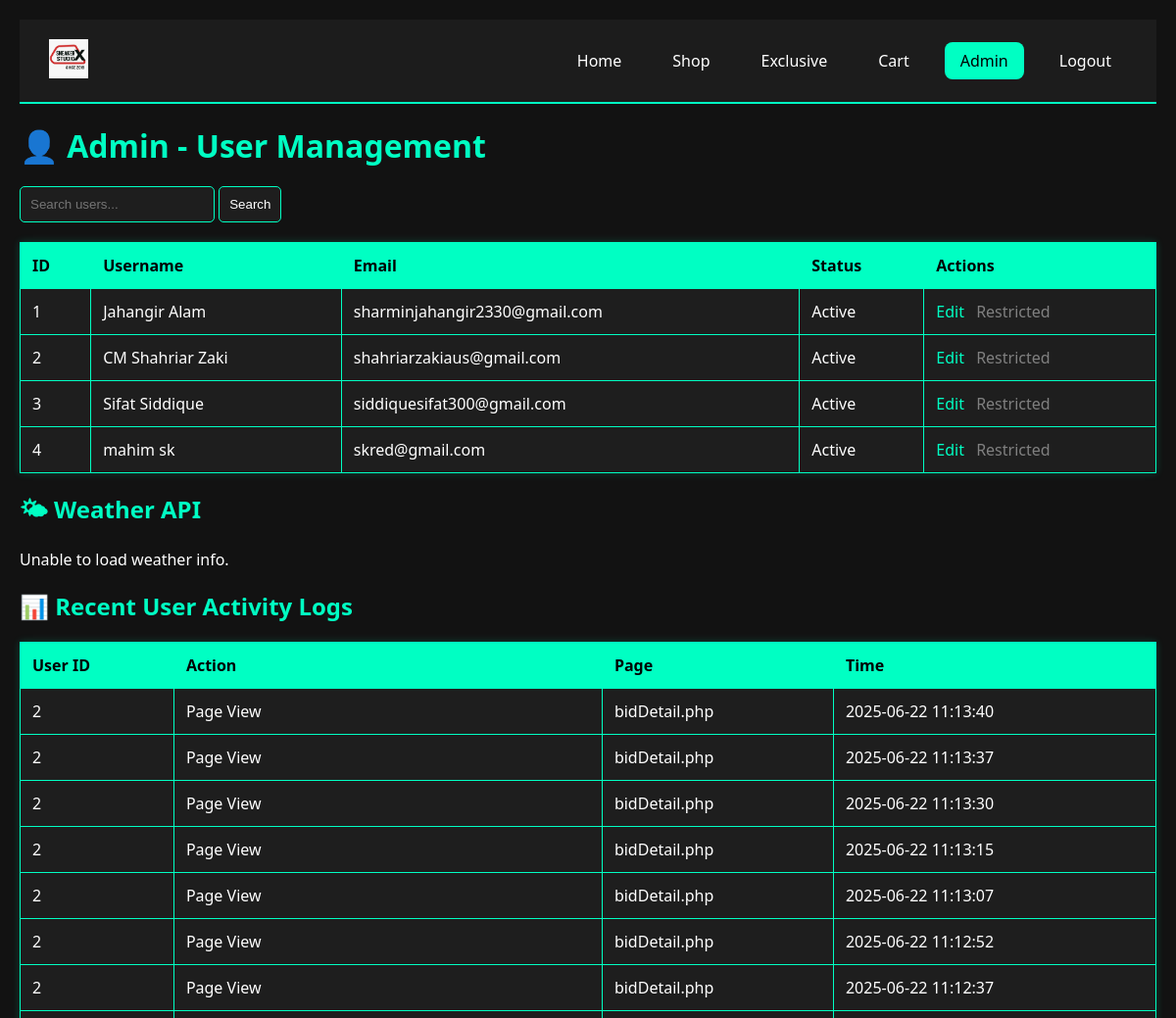
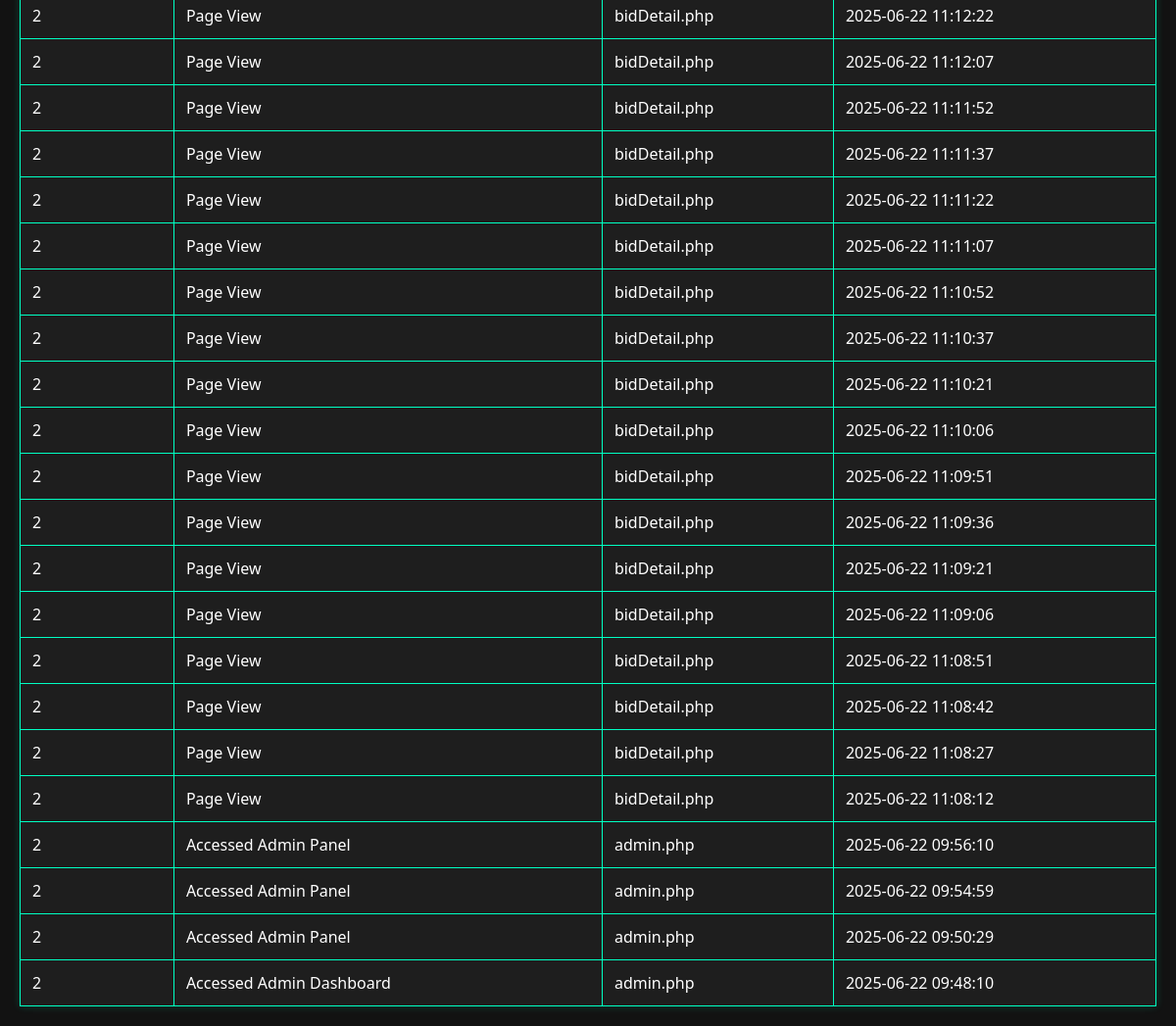
The page /ecom/admin.php (signed in) on the database its author committed (2 pictures, top to bottom).
### tables this page shows
CREATE TABLE `users` (
  `user_id` int(11) NOT NULL,
  `username` varchar(50) NOT NULL,
  `email` varchar(100) NOT NULL,
  `fullname` varchar(50) NOT NULL,
  `shippingaddress` varchar(5000) NOT NULL,
  `password_hash` varchar(255) NOT NULL,
  `profile_image` varchar(255) DEFAULT NULL,
  `theme_preference` enum('light','dark') DEFAULT 'light',
  `is_archived` tinyint(1) DEFAULT 0,
  `failed_logins` int(11) DEFAULT 0,
  `account_locked_until` datetime DEFAULT NULL,
  `created_at` timestamp NOT NULL DEFAULT current_timestamp(),
  `user_type` varchar(50) NOT NULL
);

### ecom/admin.php (the view, shortened to what this page needs)
<?php
require_once 'db.php';
$search = $_GET['search'] ?? '';
$current_user_role = $_SESSION['user_type'];
$stmt = $pdo->prepare("SELECT * FROM users WHERE username LIKE ?");
$stmt->execute(["%$search%"]);
$users = $stmt->fetchAll();
$stmt = $pdo->query("SELECT * FROM user_logs ORDER BY timestamp DESC LIMIT 100");
$logs = $stmt->fetchAll();
?>
<!DOCTYPE html>
<html lang="en">
<head>
  <link rel="stylesheet" href="css/admin.css">
</head>
<body>
<section id="header">
  <a href="index.php"><img src="img/logo.jpg" alt="Logo"></a>
  <ul id="navbar">
    <li><a href="index.php">Home</a></li>
    <li><a href="shop.php">Shop</a></li>
    <li><a href="exclusive.php">Exclusive</a></li>
    <li><a href="cart.php">Cart</a></li>
    <li><a href="admin.php" class="active">Admin</a></li>
    <li><a href="logout.php">Logout</a></li>
  </ul>
</section>
<h1>👤 Admin - User Management</h1>
<form method="get">
  <input type="text" name="search" placeholder="Search users..." value="<?= htmlspecialchars($search) ?>">
  <button type="submit">Search</button>
</form>
<table>
  <tr><th>ID</th><th>Username</th><th>Email</th><th>Status</th><th>Actions</th></tr>
  <?php foreach ($users as $user): ?>
    <tr>
      <td><?= $user['user_id'] ?></td>
      <td><?= htmlspecialchars($user['username']) ?></td>
      <td><?= htmlspecialchars($user['email']) ?></td>
      <td><?= $user['is_archived'] ? 'Banned' : 'Active' ?></td>
      <td>
        <a href="editUser.php?id=<?= $user['user_id'] ?>">Edit</a>
        <?php if ($current_user_role === 'superadmin'): ?>
          <?php if ($user['is_archived']): ?>
            <a href="unbanUser.php?id=<?= $user['user_id'] ?>">Unban</a>
          <?php else: ?>
            <a href="banUser.php?id=<?= $user['user_id'] ?>">Ban</a>
          <?php endif; ?>
        <?php else: ?>
          <span style="color:gray;">Restricted</span>
        <?php endif; ?>
      </td>
    </tr>
  <?php endforeach; ?>
</table>
<h2>🌤 Weather API</h2>
<?php
$apiKey = 'e7fda8a796e44609998100816252206';
$location = 'Melbourne';
$response = @file_get_contents("https://api.weatherapi.com/v1/current.json?key=$apiKey&q=$location");
$data = json_decode($response, true);
?>
<div>
  <?php if ($data && isset($data['current'])): ?>
    <p><strong>Location:</strong> <?= htmlspecialchars($data['location']['name']) ?></p>
    <p><strong>Temperature:</strong> <?= $data['current']['temp_c'] ?>°C</p>
    <p><strong>Condition:</strong> <?= htmlspecialchars($data['current']['condition']['text']) ?></p>
  <?php else: ?>
    <p>Unable to load weather info.</p>
  <?php endif; ?>
</div>
<h2>📊 Recent User Activity Logs</h2>
<table>
  <tr><th>User ID</th><th>Action</th><th>Page</th><th>Time</th></tr>
  <?php foreach ($logs as $log): ?>
    <tr>
      <td><?= $log['user_id'] ?></td>
      <td><?= htmlspecialchars($log['action']) ?></td>
      <td><?= htmlspecialchars($log['page']) ?></td>
      <td><?= $log['timestamp'] ?></td>
    </tr>
  <?php endforeach; ?>
</table>
</body>
</html>

### ecom/css/admin.css (style rules this page uses)
body { font-family: 'Segoe UI', Tahoma, Geneva, Verdana, sans-serif; background-color: #121212; color: #ffffff; padding: 20px; margin: 0; }
h1, h2, h3 { color: #00ffc3; margin-bottom: 10px; }
table { width: 100%; border-collapse: collapse; margin-top: 20px; background-color: #1e1e1e; box-shadow: 0 0 8px rgba(0, 255, 195, 0.2); }
table, th, td { border: 1px solid #00ffc3; }
th, td { padding: 12px; text-align: left; }
th { background-color: #00ffc3; color: #000; }
td a { color: #00ffc3; text-decoration: none; margin-right: 8px; }
input[type="text"], button { padding: 10px; border-radius: 5px; border: 1px solid #00ffc3; background-color: #1e1e1e; color: white; margin-top: 10px; }
button { cursor: pointer; }
#header { display: flex; justify-content: space-between; align-items: center; background: #1c1c1c; padding: 15px 30px; border-bottom: 2px solid #00ffc3; }
#header img { height: 40px; }
#navbar { list-style: none; display: flex; gap: 20px; }
#navbar li { display: inline; }
#navbar a { color: #fff; text-decoration: none; padding: 8px 16px; border-radius: 8px; transition: 0.3s; }
#navbar a:hover, #navbar a.active { background-color: #00ffc3; color: #000; }

### rows shown on the page
users: user_id "1", username "Jahangir Alam", email "sharminjahangir2330@gmail.com", is_archived "Active"
users: user_id "2", username "CM Shahriar Zaki", email "shahriarzakiaus@gmail.com", is_archived "Active"
users: user_id "3", username "Sifat Siddique", email "siddiquesifat300@gmail.com", is_archived "Active"
users: user_id "4", username "mahim sk", email "skred@gmail.com", is_archived "Active"

### other values the page prints
$log['user_id'] "2"
$log['action'] "Page View"
$log['page'] "bidDetail.php"
$log['timestamp'] "2025-06-22 11:13:40"
$log['timestamp'] "2025-06-22 11:13:37"
$log['timestamp'] "2025-06-22 11:13:30"
$log['timestamp'] "2025-06-22 11:13:15"
$log['timestamp'] "2025-06-22 11:13:07"
$log['timestamp'] "2025-06-22 11:12:52"
$log['timestamp'] "2025-06-22 11:12:37"
$log['timestamp'] "2025-06-22 11:12:22"
$log['timestamp'] "2025-06-22 11:12:07"
$log['timestamp'] "2025-06-22 11:11:52"
$log['timestamp'] "2025-06-22 11:11:37"
$log['timestamp'] "2025-06-22 11:11:22"
